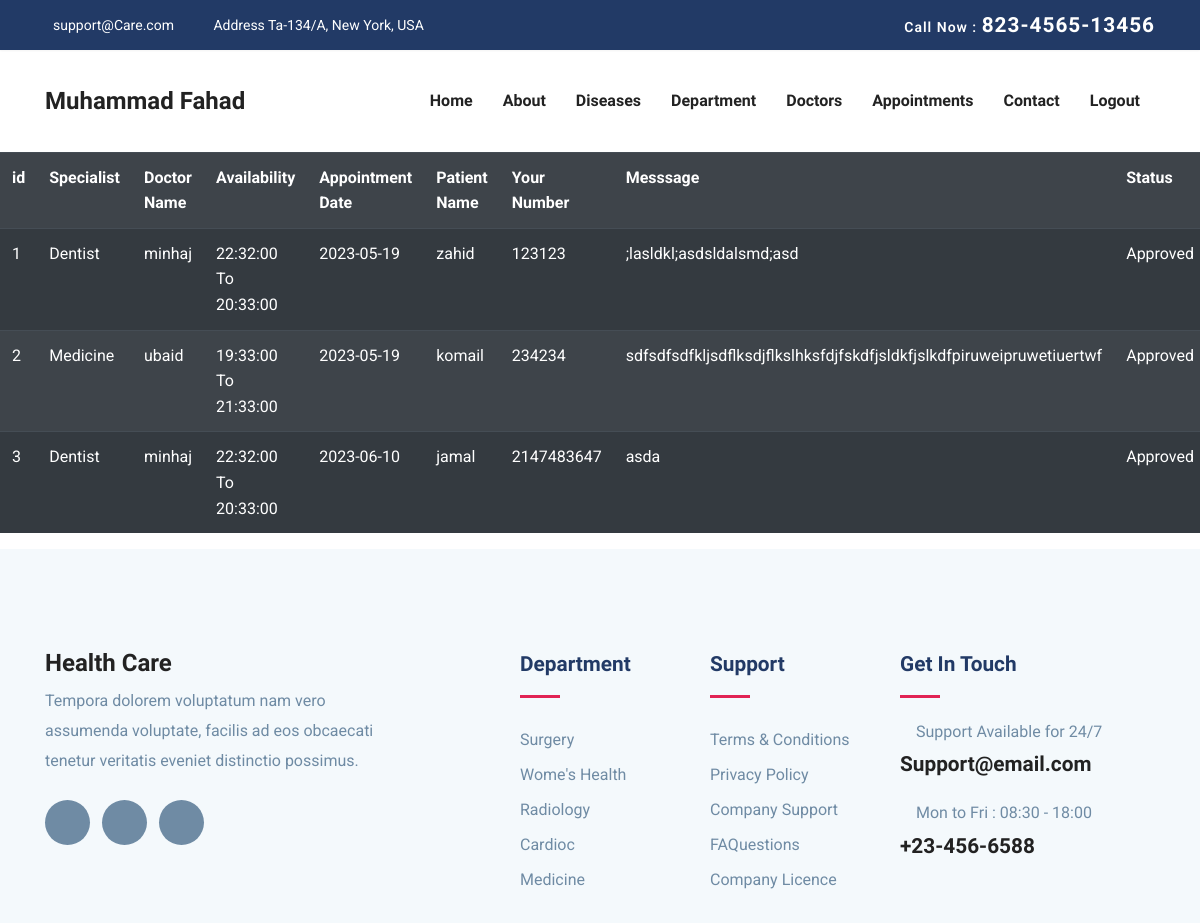
Screenshot of /Patient/showAppointment.php (signed in) with the database file from the repository.
### tables this page shows
CREATE TABLE `appointment` (
  `app_id` int(11) NOT NULL,
  `specialist` varchar(100) DEFAULT NULL,
  `doctor` varchar(100) DEFAULT NULL,
  `availability` varchar(100) DEFAULT NULL,
  `app_date` date DEFAULT NULL,
  `app_name` varchar(100) DEFAULT NULL,
  `app_num` int(11) DEFAULT NULL,
  `app_message` varchar(250) DEFAULT NULL,
  `patient_id` int(11) DEFAULT NULL,
  `status` varchar(100) DEFAULT NULL
);

### Patient/showAppointment.php (the view)
<?php
include_once("header.php");
?>
<?php
include_once("nav_bar.php");
?>
<?php
include_once("./config.php");
if (isset($_SESSION['patientDetails']) && isset($_SESSION['patientDetails']['id'])) {
    $p_id = $_SESSION['patientDetails']['id'];
    $appointmentQuery = "SELECT * FROM appointment WHERE patient_id='$p_id'";
    $appointmentResult = mysqli_query($config, $appointmentQuery);
    if (mysqli_num_rows($appointmentResult) > 0) {
        echo '<table class="table table-dark table-striped">';
        echo '<tr>
        <th scope="col">id</th>
        <th scope="col">Specialist</th>
        <th scope="col">Doctor Name</th>
        <th scope="col">Availability</th>
        <th scope="col">Appointment Date</th>
        <th scope="col">Patient Name</th>
        <th scope="col">Your Number</th>
        <th scope="col">Messsage</th>
        <th scope="col">Status</th>
        </tr>';
        while ($appointmentRow = mysqli_fetch_assoc($appointmentResult)) {
            echo '<tr>';
            echo '<td>' . $appointmentRow['app_id'] . '</td>';
            echo '<td>' . $appointmentRow['specialist'] . '</td>';
            echo '<td>' . $appointmentRow['doctor'] . '</td>';
            echo '<td>' . $appointmentRow['availability'] . '</td>';
            echo '<td>' . $appointmentRow['app_date'] . '</td>';
            echo '<td>' . $appointmentRow['app_name'] . '</td>';
            echo '<td>' . $appointmentRow['app_num'] . '</td>';
            echo '<td>' . $appointmentRow['app_message'] . '</td>';
            if ($appointmentRow['status'] === 'Approved') {
                echo '<td>Approved</td>';
            } else {
                echo '<td></td>';
            }
            echo '</tr>';
        }
        echo '</table>';
    } else {
        echo "No appointments found.";
    }
} else {
    echo "User not logged in.";
}
?>
<?php
include_once("./footer.php");
?>

### Patient/header.php (shortened to what this page needs)
<!DOCTYPE html>
<html lang="zxx">
<head>
  <link rel="stylesheet" href="plugins/bootstrap/css/bootstrap.min.css">
  <link rel="stylesheet" href="plugins/icofont/icofont.min.css">
  <link rel="stylesheet" href="plugins/slick-carousel/slick/slick.css">
  <link rel="stylesheet" href="plugins/slick-carousel/slick/slick-theme.css">
  <link rel="stylesheet" href="css/style.css">
</head>
<body id="top">

### Patient/nav_bar.php (shortened to what this page needs)
<header>
		<div class="header-top-bar">
			<div class="container">
				<div class="row align-items-center">
					<div class="col-lg-6">
						<ul class="top-bar-info list-inline-item pl-0 mb-0">
							<li class="list-inline-item"><a href="mailto:support@gmail.com">support@Care.com</a></li>
							<li class="list-inline-item"><i class="icofont-location-pin mr-2"></i>Address Ta-134/A, New
								York, USA </li>
						</ul>
					</div>
					<div class="col-lg-6">
						<div class="text-lg-right top-right-bar mt-2 mt-lg-0">
							<a href="tel:+23-345-67890">
								<span>Call Now : </span>
								<span class="h4">823-4565-13456</span>
							</a>
						</div>
					</div>
				</div>
			</div>
		</div>
		<nav class="navbar navbar-expand-lg navigation" id="navbar">
			<div class="container">
				<a class="navbar-brand" href="index.php">
					<h3>
                    <?php
                    if (isset($_SESSION['patientDetails'])) {
                        $p_fname = $_SESSION['patientDetails']['p_fname'];
                        $p_lname = $_SESSION['patientDetails']['p_lname'];
                        echo "$p_fname ";
                        echo "$p_lname";
                    }
                     else {
                        echo "Patient details not found";
                    }
                    ?>
                    </h3>
				</a>
				<div class="collapse navbar-collapse" id="navbarmain">
					<ul class="navbar-nav ml-auto">
						<li class="nav-item active">
							<a class="nav-link" href="index.php">Home</a>
						</li>
						<li class="nav-item"><a class="nav-link" href="../about.php">About</a></li>
						<li class="nav-item"><a class="nav-link" href="../Disease.php">Diseases</a></li>
						<li class="nav-item dropdown">
							<a class="nav-link dropdown-toggle" href="department.php" id="dropdown02"
								data-toggle="dropdown" aria-haspopup="true" aria-expanded="false">Department </a>
						</li>
						<li class="nav-item dropdown">
							<a class="nav-link dropdown-toggle" href="doctor.php" id="dropdown03"
								data-toggle="dropdown" aria-haspopup="true" aria-expanded="false">Doctors </a>
						</li>
						<li class="nav-item"><a class="nav-link" href="showAppointment.php"> Appointments</a></li>
                        <li class="nav-item"><a class="nav-link" href="../contact.php">Contact</a></li>
                        <li class="nav-item"><a class="nav-link" href="logoutPatient.php">Logout</a></li>
					</ul>
				</div>
			</div>
		</nav>
	</header>

### Patient/footer.php (shortened to what this page needs)
<footer class="footer section gray-bg">
    <div class="container">
        <div class="row">
            <div class="col-lg-4 mr-auto col-sm-6">
                <div class="widget mb-5 mb-lg-0">
                    <h3>Health Care</h3>
                    <p>Tempora dolorem voluptatum nam vero assumenda voluptate, facilis ad eos obcaecati tenetur
                        veritatis eveniet distinctio possimus.</p>
                    <ul class="list-inline footer-socials mt-4">
                        <li class="list-inline-item"><a href=""></a></li>
                        <li class="list-inline-item"><a href=""></a></li>
                        <li class="list-inline-item"><a href=""></a></li>
                    </ul>
                </div>
            </div>
            <div class="col-lg-2 col-md-6 col-sm-6">
                <div class="widget mb-5 mb-lg-0">
                    <h4 class="text-capitalize mb-3">Department</h4>
                    <div class="divider mb-4"></div>
                    <ul class="list-unstyled footer-menu lh-35">
                        <li><a href="#">Surgery </a></li>
                        <li><a href="#">Wome's Health</a></li>
                        <li><a href="#">Radiology</a></li>
                        <li><a href="#">Cardioc</a></li>
                        <li><a href="#">Medicine</a></li>
                    </ul>
                </div>
            </div>
            <div class="col-lg-2 col-md-6 col-sm-6">
                <div class="widget mb-5 mb-lg-0">
                    <h4 class="text-capitalize mb-3">Support</h4>
                    <div class="divider mb-4"></div>
                    <ul class="list-unstyled footer-menu lh-35">
                        <li><a href="#">Terms & Conditions</a></li>
                        <li><a href="#">Privacy Policy</a></li>
                        <li><a href="#">Company Support </a></li>
                        <li><a href="#">FAQuestions</a></li>
                        <li><a href="#">Company Licence</a></li>
                    </ul>
                </div>
            </div>
            <div class="col-lg-3 col-md-6 col-sm-6">
                <div class="widget widget-contact mb-5 mb-lg-0">
                    <h4 class="text-capitalize mb-3">Get in Touch</h4>
                    <div class="divider mb-4"></div>
                    <div class="footer-contact-block mb-4">
                        <div class="icon d-flex align-items-center">
                            <span class="h6 mb-0">Support Available for 24/7</span>
                        </div>
                        <h4 class="mt-2"><a href="tel:+23-345-67890">Support@email.com</a></h4>
                    </div>
                    <div class="footer-contact-block">
                        <div class="icon d-flex align-items-center">
                            <span class="h6 mb-0">Mon to Fri : 08:30 - 18:00</span>
                        </div>
                        <h4 class="mt-2"><a href="tel:+23-345-67890">+23-456-6588</a></h4>
                    </div>
                </div>
            </div>
        </div>
        </div>
</footer>
  </body>
  </html>

### Patient/css/style.css (style rules this page uses)
html { overflow-x: hidden; }
body { line-height: 1.6; font-family: "Roboto", sans-serif; -webkit-font-smoothing: antialiased; font-size: 16px; color: #6F8BA4; font-weight: 400; }
h1, .h1, h2, .h2, h3, .h3, h4, .h4, h5, .h5, h6, .h6 { font-family: "Exo", sans-serif; font-weight: 700; color: #222; }
h3, .h3 { font-size: 1.5rem; }
h4, .h4 { font-size: 1.3rem; line-height: 30px; }
h6, .h6 { font-size: 1rem; }
p { line-height: 30px; }
.section { padding: 100px 0; }
a { color: #222; text-decoration: none; transition: all .35s ease; }
.gray-bg { background: #f4f9fc; }
#navbarmain { padding: 20px 0px; }
#navbarmain .nav-link { font-weight: 600; padding: 10px 15px; color: #222; font-family: "Exo", sans-serif; text-transform: capitalize; font-size: 16px; transition: all .25s ease; }
.dropdown-toggle::after { display: none; }
.navbar-brand { margin-top: 10px; }
.header-top-bar { background: #223a66; font-size: 14px; padding: 10px 0px; box-shadow: 0 1px 2px rgba(0, 0, 0, 0.05); color: #fff; }
.top-bar-info li a { color: #fff; margin-right: 20px; }
.top-right-bar a span { color: #fff; font-weight: 600; letter-spacing: 1px; }
.divider { width: 40px; height: 5px; background: #e12454; }
.lh-35 { line-height: 35px; }
.footer { padding-bottom: 10px; }
.widget .divider { height: 3px; }
.widget h4 { color: #223a66; }
.widget .footer-menu a { color: #6F8BA4; }
.footer-contact-block span { font-weight: 400; color: #6F8BA4; }
.footer-socials li a { width: 45px; height: 45px; background: #6F8BA4; color: #fff; display: inline-block; text-align: center; border-radius: 100%; padding-top: 12px; }

### rows the page displays
appointment: app_id "1", specialist "Dentist", doctor "minhaj", availability "22:32:00 To 20:33:00", app_date "2023-05-19", app_name "zahid", app_num "123123", app_message ";lasldkl;asdsldalsmd;asd", status "Approved"
appointment: app_id "2", specialist "Medicine", doctor "ubaid", availability "19:33:00 To 21:33:00", app_date "2023-05-19", app_name "komail", app_num "234234", app_message "sdfsdfsdfkljsdflksdjflkslhksfdjfskdfjsldkfjslkdfpiruweipruwetiuertwf", status "Approved"
appointment: app_id "3", specialist "Dentist", doctor "minhaj", availability "22:32:00 To 20:33:00", app_date "2023-06-10", app_name "jamal", app_num "2147483647", app_message "asda", status "Approved"

### other values shown
$p_fname "Muhammad"
$p_lname "Fahad"
